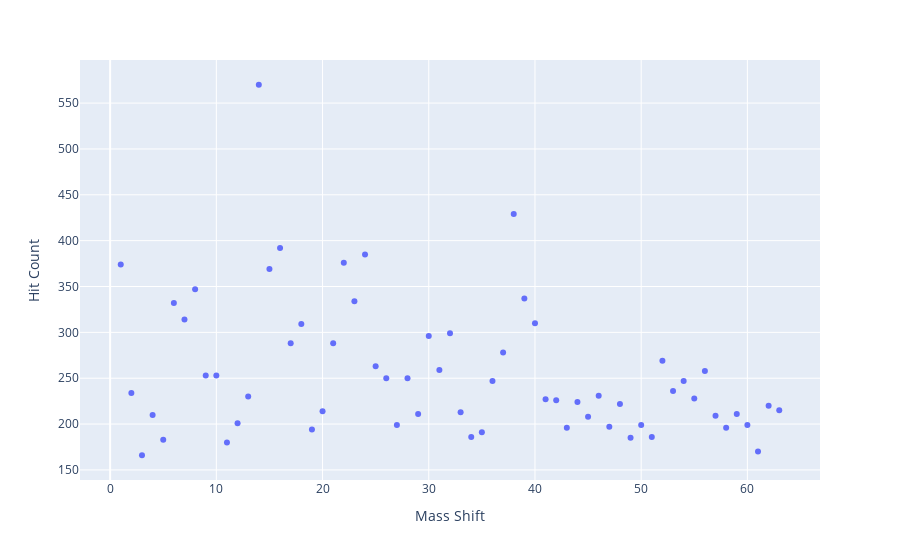

Write notebook code for a chart like this one.
### Code cell
fig = px.scatter(df_shift_hits, x='shift', y='hit', labels={'shift': 'Mass Shift', 'hit': 'Hit Count'})
fig.show()

### Figure 1 — Plotly figure (JSON) as saved in the notebook; plotly's stock layout.template omitted (floating-point values rounded to 4 significant figures)
{"data": [{"hovertemplate": "Mass Shift=%{x}<br>Hit Count=%{y}<extra></extra>", "legendgroup": "", "marker": {"color": "#636efa", "symbol": "circle"}, "mode": "markers", "name": "", "orientation": "v", "showlegend": false, "type": "scatter", "x": [1, 2, 3, 4, 5, 6, 7, 8, 9, 10, 11, 12, 13, 14, 15, 16, 17, 18, 19, 20, 21, 22, 23, 24, 25, 26, 27, 28, 29, 30, 31, 32, 33, 34, 35, 36, 37, 38, 39, 40, 41, 42, 43, 44, 45, 46, 47, 48, 49, 50, 51, 52, 53, 54, 55, 56, 57, 58, 59, 60, 61, 62, 63], "xaxis": "x", "y": [374, 234, 166, 210, 183, 332, 314, 347, 253, 253, 180, 201, 230, 570, 369, 392, 288, 309, 194, 214, 288, 376, 334, 385, 263, 250, 199, 250, 211, 296, 259, 299, 213, 186, 191, 247, 278, 429, 337, 310, 227, 226, 196, 224, 208, 231, 197, 222, 185, 199, 186, 269, 236, 247, 228, 258, 209, 196, 211, 199, 170, 220, 215], "yaxis": "y"}], "layout": {"legend": {"tracegroupgap": 0}, "margin": {"t": 60}, "xaxis": {"anchor": "y", "domain": [0, 1], "title": {"text": "Mass Shift"}}, "yaxis": {"anchor": "x", "domain": [0, 1], "title": {"text": "Hit Count"}}}}
